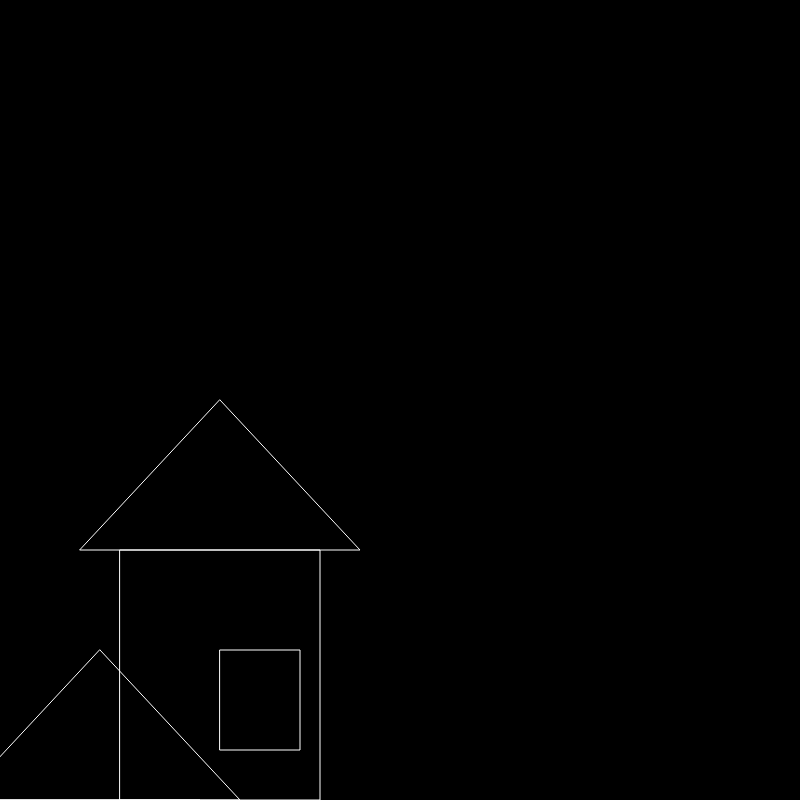
Frame 1 (no input)
Frame 60 (no input): identical to frame 1, image omitted
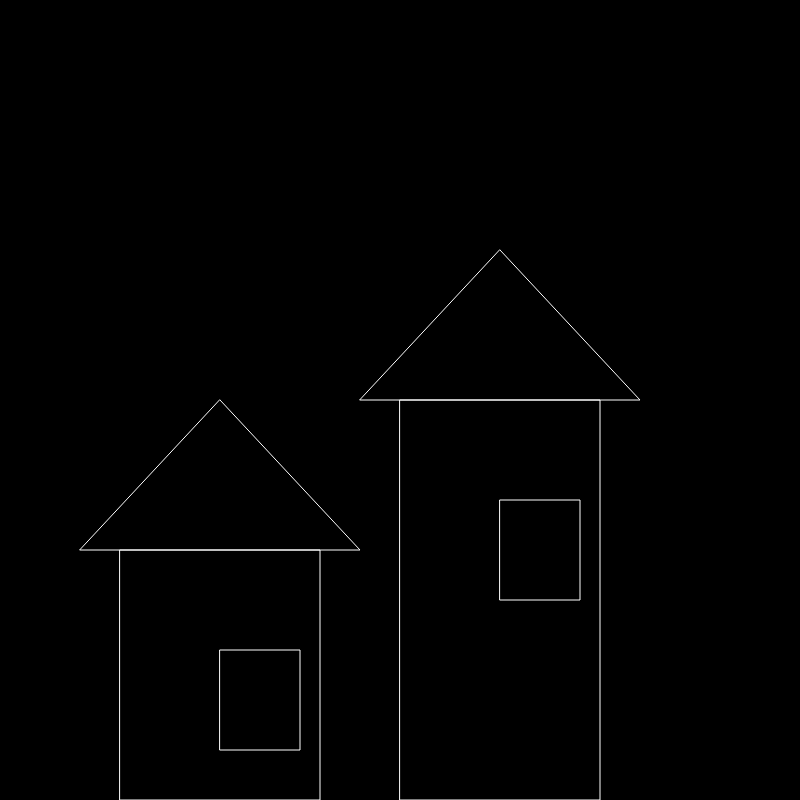
Frame 120 (the mouse pressed at the canvas centre since frame 60)

The p5.js sketch that drew these frames (run headless with seeded random() and noise() and a simulated clock; from frame 60 on, the mouse is pressed at the canvas centre):

// p5.js sketch
// ── sketch.js
var h1, h2;

function setup() {
  createCanvas(800, 800);
  h1 = new House(400, 550);
  h2 = new House(120, 250);
}

function draw() {
  // we can still change the values of the attributes 
  h1.x = mouseX;
  h1.size = mouseY;
  
  background(0);
  h1.draw();
  h2.draw();
}

function House(x_, size_) {   // we can take arguments in the class constructor

  this.x = x_;     // position variable
  this.size = size_;  // size of the house variable
  
  this.draw = function() {
    noFill();
    stroke(255);
    rect(this.x, height-this.size, 200, this.size);
    triangle(this.x - 40, height-this.size, this.x + 240, height-this.size, this.x + 100, height-this.size-150);
    rect(this.x + 100, height-this.size+100, 80, 100);
  }; 
};
